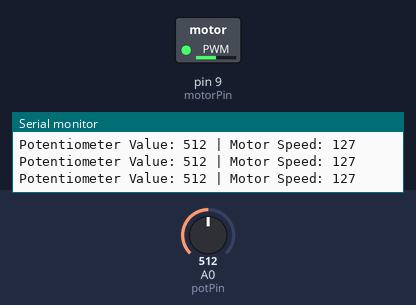
Recording of a sketch running on a simulated Arduino Uno, built with avr-gcc and run on an emulated ATmega328P. Parts: switched loads named in the sketch (green lamp = pin HIGH), the last lines printed to the serial monitor. The test bench sets the inputs (shaded band); at power-on: A0 (potPin) = 512.

Above: at 1.2 s.
1.3 s: A0 (potPin) set to 716
At 2.0 s:
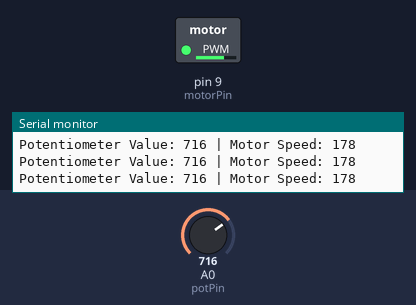
2.8 s: A0 (potPin) set to 900
At 3.6 s:
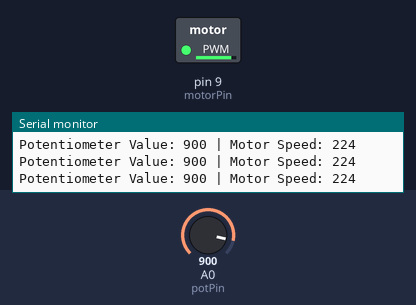
4.3 s: A0 (potPin) set to 122
At 5.2 s:
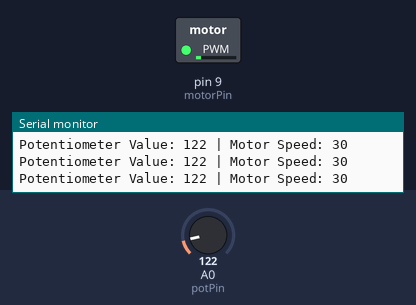
5.8 s: A0 (potPin) set to 109
At 6.7 s:
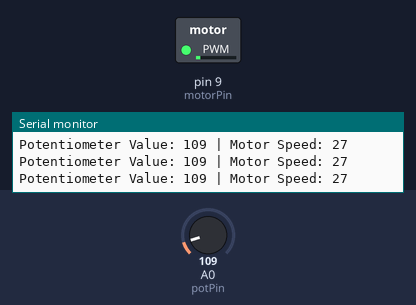
8.8 s: A0 (potPin) set to 91
At 9.8 s:
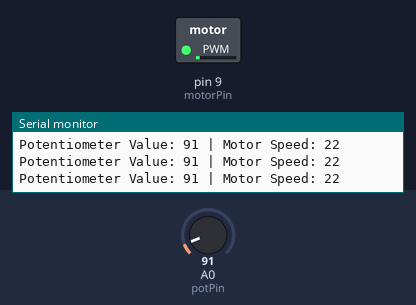
11.8 s: A0 (potPin) set to 511
At 12.9 s:
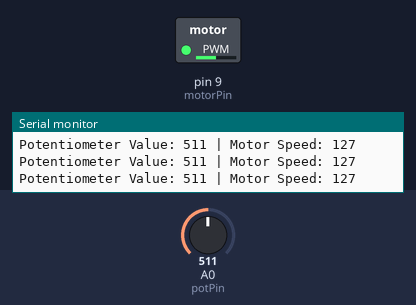
Timing chart, 0 to 14.3 s (numbered marks = the images above; inputs shaded):
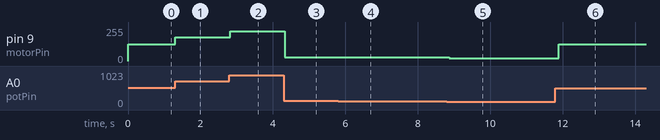

Measured:
- after the input at 1.3 s, pin 9 (motorPin): 127/255 → 178/255 at once
- after the input at 2.8 s, pin 9 (motorPin): 178/255 → 224/255 at once
- after the input at 4.3 s, pin 9 (motorPin): 224/255 → 30/255 at once
- after the input at 5.8 s, pin 9 (motorPin): 30/255 → 27/255 after 0.05 s
- after the input at 8.8 s, pin 9 (motorPin): 27/255 → 22/255 after 0.07 s
- after the input at 11.8 s, pin 9 (motorPin): 22/255 → 127/255 after 0.09 s

The sketch:

105.ino
```cpp
// Define the pins
const int motorPin = 9;       // PWM pin connected to the motor driver
const int potPin = A0;        // Analog pin connected to the potentiometer

void setup() {
  // Initialize the motor pin as an output
  pinMode(motorPin, OUTPUT);

  // Initialize the Serial communication for debugging
  Serial.begin(9600);
}

void loop() {
  // Read the value from the potentiometer
  int potValue = analogRead(potPin);

  // Map the potentiometer value to PWM range (0-255)
  int motorSpeed = map(potValue, 0, 1023, 0, 255);

  // Set the motor speed using PWM
  analogWrite(motorPin, motorSpeed);

  // Print the potentiometer value and motor speed to the Serial Monitor
  Serial.print("Potentiometer Value: ");
  Serial.print(potValue);
  Serial.print(" | Motor Speed: ");
  Serial.println(motorSpeed);

  // Wait a bit before the next reading
  delay(100);
}
```
